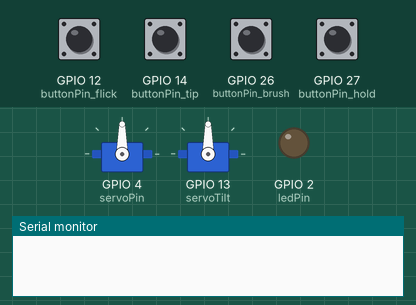
This sketch was run on a simulated ESP32. Shown: 2 × servo, output pins drawn as LEDs (lit = HIGH), the last lines printed to the serial monitor. Inputs (shaded band) come from the test bench; at power-on: GPIO 12 (buttonPin_flick), GPIO 14 (buttonPin_tip), GPIO 26 (buttonPin_brush), GPIO 27 (buttonPin_hold) LOW.

Above: at 1.2 s.
1.3 s: GPIO 14 (buttonPin_tip) pulled HIGH for 0.15 s
At 1.4 s:
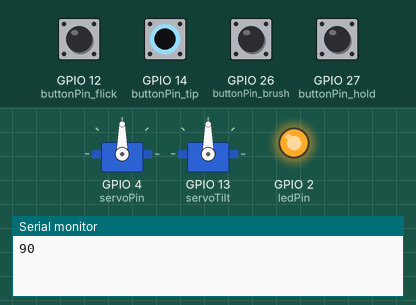
13.3 s: GPIO 12 (buttonPin_flick) pulled HIGH for 1 s
At 14.9 s:
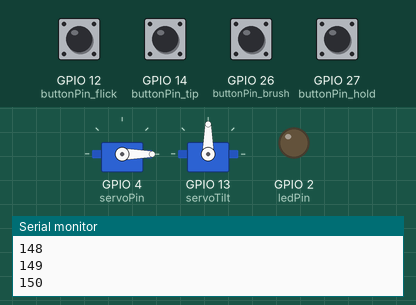
16.3 s: GPIO 14 (buttonPin_tip) pulled HIGH for 1 s
At 16.4 s:
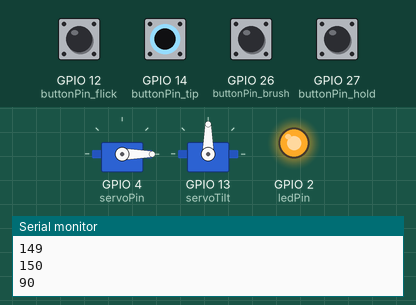
Timing chart, 0 to 28.0 s (numbered marks = the images above; inputs shaded):
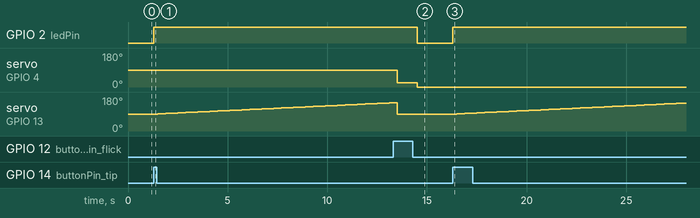

The sketch:

Autonomous_experiment.ino
```cpp
/*
  Pan and tilt motors are moved with different velocities
  according the parameters:
  angles
  delays (time or duration)
  The motors move when the respective buttons are pressed

  created in 2019
  by Ivonne Vera Pauta

*/
#include <Servo.h>

const int buttonPin_hold = 27;     // the number of the pushbutton hold pin
const int buttonPin_brush = 26;     // the number of the pushbutton brush pin
const int buttonPin_tip = 14;     // the number of the pushbutton tip pin
const int buttonPin_flick = 12;     // the number of the pushbutton flick pin
const int ledPin =  2;      // the number of the LED pin

static const int servoPin = 4;    //the pin for the pan motor
static const int servoTilt = 13;  //the pin for the tilt motor


// variables that change:
int buttonState_hold = 0;         // variable for reading the hold pushbutton status
int buttonState_brush = 0;         // variable for reading the brush pushbutton status

int buttonState_tip = 0;         // variable for reading the tip pushbutton status

int buttonState_flick = 0;         // variable for reading the flick pushbutton status

Servo servo1;               //define the class for pan servo
Servo servo2;               //define the class for tilt servo


void setup() {

  // initialize the LED pin as an output:
  pinMode(ledPin, OUTPUT);

  // initialize the pushbutton pins as inputs:
  pinMode(buttonPin_hold, INPUT);
  pinMode(buttonPin_brush, INPUT);
  pinMode(buttonPin_tip, INPUT);
  pinMode(buttonPin_flick, INPUT);

  // attach the pin of the motors to the servo classes
  servo1.attach(servoPin);
  servo2.attach(servoTilt);
}

void loop() {

  // read the state of the pushbutton values:
  buttonState_hold = digitalRead(buttonPin_hold);
  buttonState_brush = digitalRead(buttonPin_brush);
  buttonState_tip = digitalRead(buttonPin_tip);
  buttonState_flick = digitalRead(buttonPin_flick);

  //////HOLD/////HOLD////HOLD////HOLD
  if (buttonState_hold == HIGH) {
    // turn LED on:
    digitalWrite(ledPin, HIGH);
    servo1.write(23);
    delay(1500);
    servo1.write(0);
  } else {
    // turn LED off:
    digitalWrite(ledPin, LOW);
  }

  //////BRUSH////BRUSH/////BRUSH/////BRUSH
  if (buttonState_brush == HIGH) {
    // turn LED on:
    digitalWrite(ledPin, HIGH);
    for(int posDegrees = 0; posDegrees <= 70; posDegrees++) {
        servo1.write(posDegrees);
        Serial.println(posDegrees);
        delay(100);    }
  } else {
    // turn LED off:
    digitalWrite(ledPin, LOW);
  }

  /////TIP/////TIP////TIP////TIP////TIP
  if (buttonState_tip == HIGH) {
    // turn LED on:
    digitalWrite(ledPin, HIGH);
    for(int posDegrees = 90; posDegrees <= 150; posDegrees++) {
        servo2.write(posDegrees);
        Serial.println(posDegrees);
        delay(200);
    }
    servo2.write(90);
  } else {
    // turn LED off:
    digitalWrite(ledPin, LOW);
  }

  ///////FLICK////FLICK////FLICK/////FLICK
  if (buttonState_flick == HIGH) {
    // turn LED on:
    digitalWrite(ledPin, HIGH);
    servo1.write(23);
    delay(500);
    servo1.write(0);
  } else {
    // turn LED off:
    digitalWrite(ledPin, LOW);
  }
}
```

Measured:
- after the input at 1.3 s, GPIO 2 (ledPin): LOW → HIGH at once; servo on GPIO 13 (servoTilt): moves from 90° to 149° over 11.6 s, starting after 0.20 s
- after the input at 13.3 s, GPIO 2 (ledPin): HIGH → LOW after 1.2 s instead of 0.20 s; servo on GPIO 4 (servoPin): 90° → 23° after 0.20 s, → 0° 1.0 s later
- after the input at 16.3 s, GPIO 2 (ledPin): LOW → HIGH at once; servo on GPIO 13 (servoTilt): moves from 90° to 148° over 11.4 s, starting after 0.20 s
